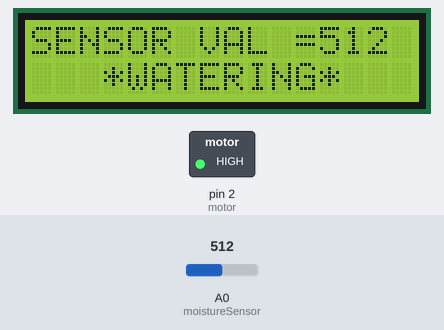
A sketch run on a simulated Arduino Uno, built with avr-gcc and run on an emulated ATmega328P. Shown: 16×2 character LCD, switched loads named in the sketch (green lamp = pin HIGH). The test bench sets the inputs (shaded band); at power-on: A0 (moistureSensor) = 512.

Above: at 11.2 s.
11.3 s: A0 (moistureSensor) set to 413
At 12.0 s:
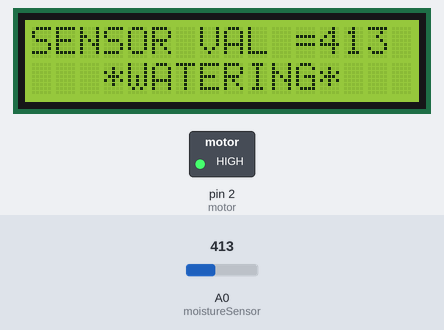
12.8 s: A0 (moistureSensor) set to 390
At 13.2 s:
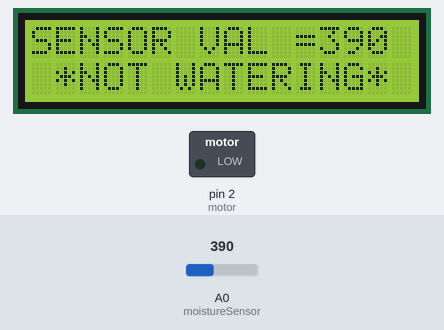
14.3 s: A0 (moistureSensor) set to 410
At 15.5 s:
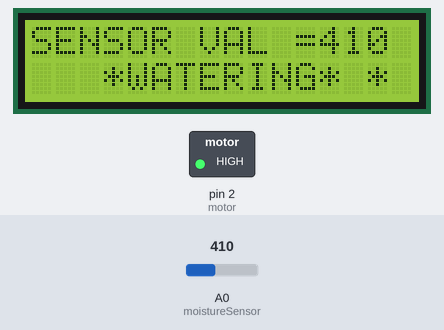
15.8 s: A0 (moistureSensor) set to 0
At 16.6 s:
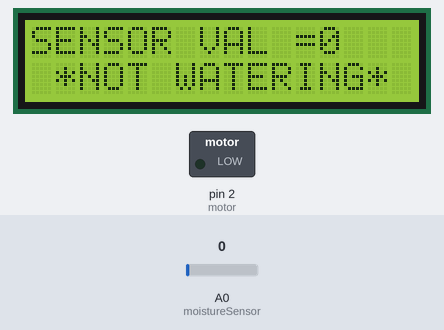
Timing chart, 0 to 18.3 s (numbered marks = the images above; inputs shaded):
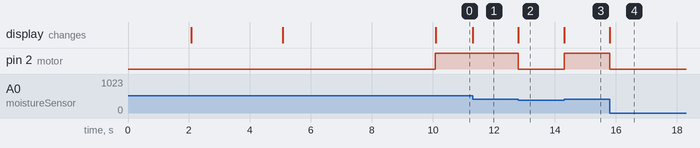

The sketch:

Irrigation_project.ino
```cpp
int moistureSensor = 0;
int motor = 2;                      // Declaring Pin number for motor output.
#include<LiquidCrystal.h>
LiquidCrystal lcd(12,11,6,5,4,3);   // Declaring pins in the board to be used by display.
void setup() {
Serial.begin(9600);
lcd.begin(16,2);
pinMode(motor,OUTPUT);
  lcd.clear();
  lcd.setCursor(0,0);
  lcd.print("    WEL-COME ");
  delay(2000);
  lcd.clear();
  lcd.setCursor(0,0);
  lcd.print("SMART IRRIGATION SYSTEM");
  lcd.setCursor(0,1);
  lcd.print("     SYSTEM");
  delay(3000);
  lcd.clear();
  int SensorValue = analogRead(moistureSensor);    // Reading the soil sensor value.
  if(SensorValue >=400)                            // Threshold value. It may be different for different soils and climatic condition.
{
lcd.setCursor(0,0);
lcd.print("STATUS ....");
lcd.setCursor(0,1);
lcd.print("        DRY SOIL");
delay(5000);
lcd.clear();
}
else
{
 lcd.setCursor(0,0);
lcd.print("STATUS ....");
lcd.setCursor(0,1);
lcd.print("      HUMID SOIL");
delay(5000);
lcd.clear();
}
 }
void loop(){

  int SensorValue = analogRead(moistureSensor);
  lcd.setCursor(0,0);
  lcd.print("SENSOR VAL =");
  lcd.println(SensorValue);

if(SensorValue >=400)
{

digitalWrite(motor,HIGH);
lcd.setCursor(0,1);
lcd.print("   *WATERING* ");
}
else
{
digitalWrite(motor,LOW);
lcd.setCursor(0,1);
lcd.print(" *NOT WATERING*");
}
 }
```

Measured:
- the behaviour switches between 400 and 399 on A0 (moistureSensor) (found by bisection; images 1 and 2)
- after the input at 11.3 s, the display: changes at once (image 1)
- after the input at 12.8 s, pin 2 (motor): HIGH → LOW at once; the display: changes at once (image 2)
- after the input at 14.3 s, pin 2 (motor): LOW → HIGH at once; the display: changes at once (image 3)
- after the input at 15.8 s, pin 2 (motor): HIGH → LOW at once; the display: changes at once (image 4)
